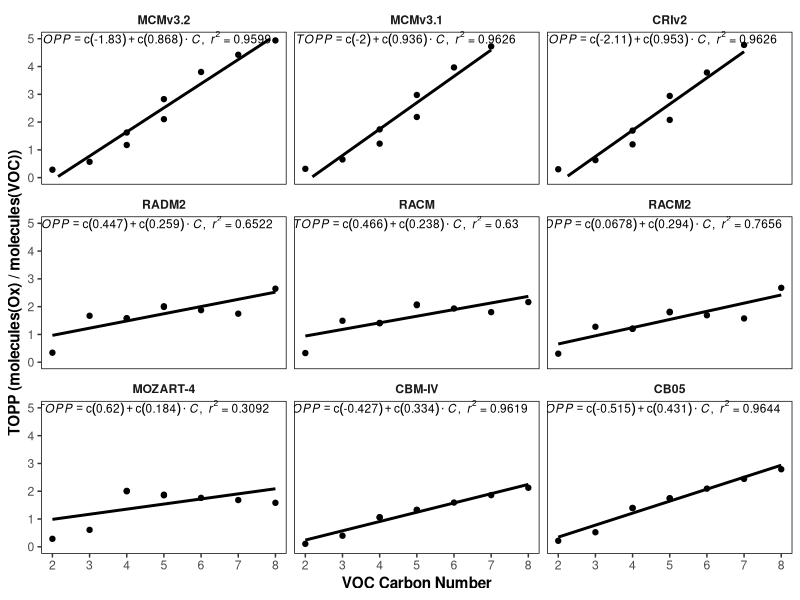

The R source for this figure:
#R script to plot first day TOPP vs carbon number of VOC
# Version 0: Jane Coates 5/1/2015

#maximum TOPP for all alkanes
cb05.data = data.frame(TOPP = c(0.215276703238487, 0.523665487766266, 1.39628636837006, 1.39628636837006, 1.74514518959709, 1.74517107009888, 2.09397292137146, 2.44274997711182, 2.79148983955383), C = c(2, 3, 4, 4, 5, 5, 6, 7, 8), Mechanism = rep("CB05", 9), VOC = c("Ethane", "Propane", "Butane", "2-methylpropane", "Pentane", "2-methylbutane", "Hexane", "Heptane", "Octane"))
cbm4.data = data.frame(TOPP = c(0.106132298707962, 0.398037999868393, 1.06159269809723, 1.06159269809723, 1.32720911502838, 1.32720911502838, 1.59285974502563, 1.85856354236603, 2.12430930137634), C = c(2, 3, 4, 4, 5, 5, 6, 7, 8), Mechanism = rep("CBM-IV", 9), VOC = c("Ethane", "Propane", "Butane", "2-methylpropane", "Pentane", "2-methylbutane", "Hexane", "Heptane", "Octane"))
cri.data = data.frame(TOPP = c(0.301193416118622, 0.631050407886505, 1.69316434860229, 1.19700396060944, 2.94067287445068, 2.07821154594421, 3.78355765342712, 4.77706861495972, 5.56714296340942), C = c(2, 3, 4, 4, 5, 5, 6, 7, 8), Mechanism = rep("CRIv2", 9), VOC = c("Ethane", "Propane", "Butane", "2-methylpropane", "Pentane", "2-methylbutane", "Hexane", "Heptane", "Octane"))
mcm1.data = data.frame(TOPP = c(0.316490352153778, 0.653761506080627, 1.73543918132782, 1.22345685958862, 2.97586512565613, 2.18296837806702, 3.96669507026672, 4.72498798370361, 5.42283296585083), C = c(2, 3, 4, 4, 5, 5, 6, 7, 8), Mechanism = rep("MCMv3.1", 9), VOC = c("Ethane", "Propane", "Butane", "2-methylpropane", "Pentane", "2-methylbutane", "Hexane", "Heptane", "Octane"))
mcm2.data = data.frame(TOPP = c(0.285142958164215, 0.569781184196472, 1.62394320964813, 1.17484652996063, 2.82610464096069, 2.10391139984131, 3.80315542221069, 4.42267608642578, 4.93928337097168), C = c(2, 3, 4, 4, 5, 5, 6, 7, 8), Mechanism = rep("MCMv3.2", 9), VOC = c("Ethane", "Propane", "Butane", "2-methylpropane", "Pentane", "2-methylbutane", "Hexane", "Heptane", "Octane"))
mozart.data = data.frame(TOPP = c(0.287124693393, 0.608259558677673, 1.99833223951006, 2.01251309187801, 1.85423988092579, 1.87466563591183, 1.76157933476884, 1.68114180189661, 1.58341844549298), C = c(2, 3, 4, 4, 5, 5, 6, 7, 8),Mechanism = rep("MOZART-4", 9), VOC = c("Ethane", "Propane", "Butane", "2-methylpropane", "Pentane", "2-methylbutane", "Hexane", "Heptane", "Octane"))
radm2.data = data.frame(TOPP = c(0.342958648488, 1.67143841991616, 1.5708976838747, 1.58514964596511, 1.99016983776016, 2.01276544767989, 1.87340886945383, 1.74628670267072, 2.64668250083923), C = c(2, 3, 4, 4, 5, 5, 6, 7, 8),Mechanism = rep("RADM2", 9), VOC = c("Ethane", "Propane", "Butane", "2-methylpropane", "Pentane", "2-methylbutane", "Hexane", "Heptane", "Octane"))
racm.data = data.frame(TOPP = c(0.329033464193, 1.49119046317878, 1.40149204236976, 1.4142070725483, 2.05412249571477, 2.07744419909902, 1.93360949874895, 1.80240235374113, 2.16452836990356), C = c(2, 3, 4, 4, 5, 5, 6, 7, 8), Mechanism = rep("RACM", 9), VOC = c("Ethane", "Propane", "Butane", "2-methylpropane", "Pentane", "2-methylbutane", "Hexane", "Heptane", "Octane"))
racm2.data = data.frame(TOPP = c(0.306748777627945, 1.27652395072158, 1.19973819777321, 1.21062281711449, 1.79557052939662, 1.81595673488313, 1.69022647800119, 1.57553434872759, 2.67722725868225), C = c(2, 3, 4, 4, 5, 5, 6, 7, 8), Mechanism = rep("RACM2", 9), VOC = c("Ethane", "Propane", "Butane", "2-methylpropane", "Pentane", "2-methylbutane", "Hexane", "Heptane", "Octane"))

full = rbind(cb05.data, cbm4.data, cri.data, mcm1.data, mcm2.data, mozart.data, radm2.data, racm.data, racm2.data)
full$Mechanism = factor(full$Mechanism, levels = c("MCMv3.2", "MCMv3.1", "CRIv2", "RADM2", "RACM", "RACM2", "MOZART-4", "CBM-IV", "CB05"))

#plotting 
library(ggplot2)
library(plyr)
library(Cairo)

lm_eqn = function(df){
    m = lm(TOPP ~ C, df);
    eq <- substitute(italic(TOPP) == a + b %.% italic(C)*","~~italic(r)^2~"="~r2, 
         list(a = format(coef(m)[1], digits = 3), 
              b = format(coef(m)[2], digits = 3), 
             r2 = format(summary(m)$r.squared, digits = 4)))
    as.character(as.expression(eq));
}
eqn = ddply(full, .(Mechanism), lm_eqn)

plot = ggplot(full, aes(x = C, y = TOPP))
plot = plot + geom_point()
plot = plot + geom_smooth(method = "lm", se = FALSE, colour = "black")
plot = plot + geom_text(data = eqn, aes(x = 4.7, y = 5, label = V1), size = 3, parse = TRUE)
plot = plot + facet_wrap( ~ Mechanism)
plot = plot + ylab("TOPP (molecules(Ox) / molecules(VOC))")
plot = plot + xlab("VOC Carbon Number")
plot = plot + scale_x_continuous(limits = c(2, 8), breaks = seq(2, 8, 1))
plot = plot + scale_y_continuous(limits = c(0, 5), breaks = seq(0, 5, 1))
plot = plot + theme_bw()
plot = plot + theme(axis.title = element_text(face = "bold"))
plot = plot + theme(strip.background = element_blank())
plot = plot + theme(strip.text = element_text(face = "bold"))
plot = plot + theme(panel.border = element_rect(colour = "black"))
plot = plot + theme(panel.grid = element_blank())

CairoPDF(file = "Alkanes_vs_C.pdf", width = 9, height = 12.7)
print(plot)
dev.off()

#cumulative data
#cb05.sum = data.frame(TOPP = c(1.20671016722918, 2.77097161114216, 7.38695549964905, 7.38721550999356, 9.23052495157695, 9.23052495157695, 11.0736165046692, 12.9159500370983, 14.7577180862427), C = c(2, 3, 4, 4, 5, 5, 6, 7, 8), Mechanism = rep("CB05", 9))
#cbm4.sum = data.frame(TOPP = c(0.514679666608572, 1.92855651676655, 5.13722425699234, 5.13722425699234, 6.41383069753647, 6.41383069753647, 7.68926954269408, 8.96287225268254, 10.2350900769234), C = c(2, 3, 4, 4, 5, 5, 6, 7, 8), Mechanism = rep("CBM-IV", 9))
#cri.sum = data.frame(TOPP = c(1.81489448994398, 3.57785767316818, 8.10189753770828, 5.20626991987229, 10.7970547676086, 7.43763422966003, 13.171205163002, 15.1338886973831, 17.2316104471683), C = c(2, 3, 4, 4, 5, 5, 6, 7, 8), Mechanism = rep("CRIv2", 9))
#mcm1.sum = data.frame(TOPP = c(1.90840931236744, 3.7286085486412, 8.18034851551057, 5.35230222344398, 10.4700429737568, 8.15893486142159, 12.6083653271198, 14.6831535813028, 16.3026970177889), C = c(2, 3, 4, 4, 5, 5, 6, 7, 8), Mechanism = rep("MCMv3.1", 9))
#mcm2.sum = data.frame(TOPP = c(1.73118758946657, 3.33106312155723, 7.9264372587204, 5.02549582719803, 10.293275475502, 7.80973780155182, 12.43832847476, 14.3289110839036, 15.7610485255718), C = c(2, 3, 4, 4, 5, 5, 6, 7, 8), Mechanism = rep("MCMv3.2", 9))
#mozart.sum = data.frame(TOPP = c(1.77771823108196, 3.17198884487152, 8.32885125279426, 8.32885125279426, 8.32885125279426, 8.32885125279426, 8.32885125279426, 8.32885125279426, 8.32885125279426), C = c(2, 3, 4, 4, 5, 5, 6, 7, 8), Mechanism = rep("MOZART-4", 9))
#radm2.sum = data.frame(TOPP = c(2.02861285815918, 5.19599565863609, 5.19599565863609, 5.19599565863609, 7.10249280929565, 7.10249280929565, 7.10249280929565, 7.10249280929565, 9.79746463384187), C = c(2, 3, 4, 4, 5, 5, 6, 7, 8), Mechanism = rep("RADM2", 9))
#racm.sum = data.frame(TOPP = c(2.00438816845417, 5.27871292829513, 5.27871292829513, 5.27871292829513, 7.8209319114685, 7.8209319114685, 7.8209319114685, 7.8209319114685, 7.96408114440758), C = c(2, 3, 4, 4, 5, 5, 6, 7, 8), Mechanism = rep("RACM", 9))
#racm2.sum = data.frame(TOPP = c(1.81824918091297, 5.14532187581062, 5.14532187581062, 5.14532187581062, 6.36730608344079, 6.36730608344079, 6.36730608344079, 6.36730608344079, 8.31547710736311), C = c(2, 3, 4, 4, 5, 5, 6, 7, 8), Mechanism = rep("RACM2", 9))
#
#sum = rbind(cb05.sum, cbm4.sum, cri.sum, mcm1.sum, mcm2.sum, mozart.sum, radm2.sum, racm.sum, racm2.sum)
#sum$Mechanism = factor(sum$Mechanism, levels = c("MCMv3.2", "MCMv3.1", "CRIv2", "RADM2", "RACM", "RACM2", "MOZART-4", "CBM-IV", "CB05"))
#
#sum.eqn = ddply(sum, .(Mechanism), lm_eqn)
#
#plot = ggplot(sum, aes(x = C, y = TOPP))
#plot = plot + geom_point()
#plot = plot + geom_smooth(method = "lm", se = FALSE, colour = "black")
#plot = plot + geom_text(data = sum.eqn, aes(x = 4.7, y = 16.5, label = V1), size = 3, parse = TRUE)
#plot = plot + facet_wrap( ~ Mechanism)
#plot = plot + ylab("TOPP (molecules(Ox) / molecules(VOC))")
#plot = plot + xlab("VOC Carbon Number")
#plot = plot + scale_x_continuous(limits = c(2, 8), breaks = seq(2, 8, 1))
#plot = plot + theme_bw()
#plot = plot + theme(axis.title = element_text(face = "bold"))
#plot = plot + theme(strip.background = element_blank())
#plot = plot + theme(strip.text = element_text(face = "bold"))
#plot = plot + theme(panel.border = element_rect(colour = "black"))
#plot = plot + theme(panel.grid = element_blank())
#
#CairoPDF(file = "Alkanes_vs_C_sum.pdf", width = 9, height = 12.7)
#print(plot)
#dev.off()
